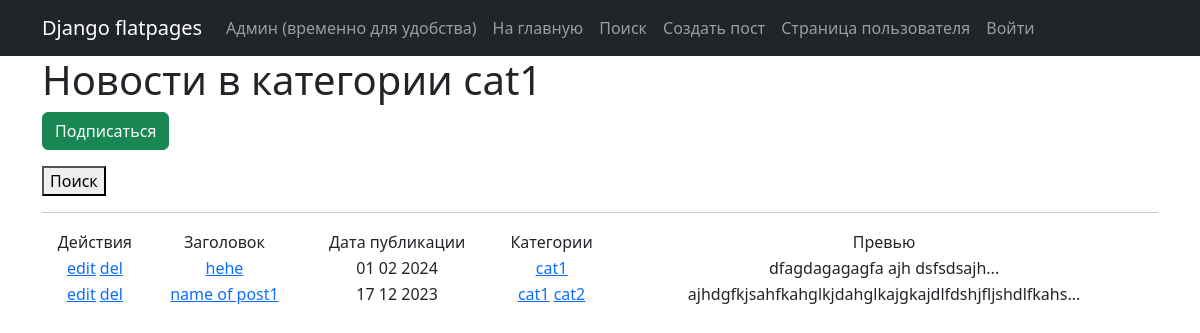
Page /news/cats/1 on the earlier database version.
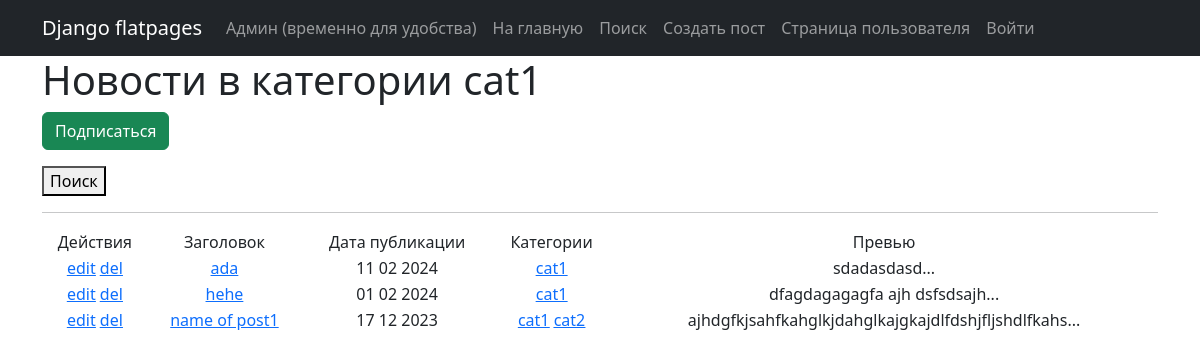
Same page on the later database version.
### news/models.py (models this page shows, shortened)
class Category(models.Model):
    CatName = models.CharField(max_length=50, unique=True)
    subs = models.ManyToManyField(User, related_name='cats')
    def __str__(self):
        return self.CatName

class Post(models.Model):
    author = models.ForeignKey(Authors, on_delete=models.CASCADE)
    articleORnews = models.BooleanField()  # article true / news false
    date_time = models.DateTimeField(auto_now_add=True)
    m_to_m_cat = models.ManyToManyField(Category, through="PostCategory")
    name = models.CharField(max_length=255)
    text = models.TextField()
    rating = models.IntegerField(default=0)
    def preview(self):
        if not self.text:
            return 'No text'
        else:
            return self.text[:50] + '...'
    def self_name(self):
        if not self.name:
            return 'No name'
        else:
            return self.name

### news/views.py (the view)
# urls.py: path('cats/<int:pk>', CatList.as_view(), name='catlist'),
class CatList(ListView):
    model = Post
    template_name = 'CatList.html'
    context_object_name = 'catlists'
    def get_queryset(self):
        self.cats = get_object_or_404(Category, id=self.kwargs['pk'])
        queryset = Post.objects.filter(m_to_m_cat=self.cats).order_by('-date_time')
        return queryset
    def get_context_data(self, *, object_list=None, **kwargs):
        context = super().get_context_data(**kwargs)
        context['not_sub'] = self.request.user not in self.cats.subs.all()
        context['cat'] = self.cats
        return context

### templates/CatList.html (shortened to what this page needs)
{% extends 'flatpages/default.html' %}
{% block content %}
    <div class="col-lg-12 text-start">
    <h1>Новости в категории {{ cat }}</h1>
        {% if not_sub %}
            <p class="col-lg-12 text-start"><a href="{% url 'subtocat' cat.id %}" class="btn btn-success btn-sn">Подписаться</a></p>
        {% endif %}
        <form action="search">
    <button>Поиск</button>
</form>
    <hr>
    {% if catlists %}
       <div class="col-lg-12 text-center">
       <table class="col-lg-12 text-center">
           <tr>
               <td>
                   Действия
               </td>
               <td>
                   Заголовок
               </td>
               <td>
                   Дата публикации
               </td>
               <td>
                   Категории
               </td>
               <td>
                   Превью
               </td>
           </tr>
           {% for post in catlists %}
           <tr>
               <td>
                   <a href="{% url 'post_update' post.id %}"><u>edit</u></a>
                   <a href="{% url 'post_delete' post.id %}"><u> del </u></a>
               </td>
               <td>
                   <a href="{% url 'post_detail' post.id %}">{{ post.self_name }}</a>
               </td>
               <td>
                   {{ post.date_time|date:'d m Y' }}
               </td>
               <td>
                   {% for cats in post.m_to_m_cat.all %}
                   <a href="{% url 'catlist' cats.id %}"><u>{{ cats }}</u></a>
                   {% endfor %}
               </td>
               <td>
                   {{ post.preview }}
               </td>
           </tr>
           {% endfor %}
       </table>
       </div>
    {% else %}
        <h2>Нет новостей в данной категории</h2>
    {% endif %}
    </div>
{% endblock content %}

### templates/flatpages/default.html (shortened to what this page needs)
<!DOCTYPE html>
<html lang="en">
    <head>
        {% load static %}
        <link href="{% static 'css/styles.css' %}" rel="stylesheet" />
    </head>
    <body>
        <nav class="navbar navbar-expand-lg navbar-dark bg-dark static-top">
   <div class="container">
       <a class="navbar-brand" href="#">Django flatpages</a>
       <div class="collapse navbar-collapse" id="navbarResponsive">
           <ul class="navbar-nav ml-auto">
               <li class="nav-item">
                   <a class="nav-link" href="/admin/">Админ (временно для удобства)</a>
               </li>
               <li class="nav-item">
                   <a class="nav-link" href="/news/">На главную</a>
               </li>
                <li class="nav-item">
                   <a class="nav-link" href="/news/search">Поиск</a>
               </li>
               <li class="nav-item">
                   <a class="nav-link" href="/news/add">Создать пост</a>
               </li>
               <li class="nav-item">
                   <a class="nav-link" href="/user/">Страница пользователя</a>
               </li>
                {% if user.is_authenticated %}
                <li class="nav-item">
                   <a class="nav-link" href="/accounts/logout">Выйти</a>
               </li>
                {% else %}
                <li class="nav-item">
                   <a class="nav-link" href="/accounts/login">Войти</a>
               </li>
                {% endif %}
           </ul>
       </div>
   </div>
</nav>
       <div class="container">
            <div class="row">
                    {% block content %}{% endblock content %}
            </div>
       </div>
    </body>
</html>

Differences in the rows shown:
added Post: self_name "ada", date_time "11 02 2024", preview "sdadasdasd...", Category (CatName "cat1")
